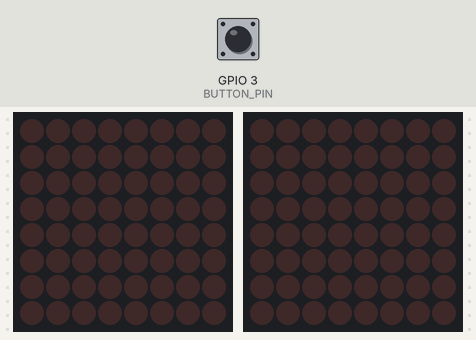
Recording of a sketch running on a simulated ESP32. On the bench: 2 × 8×8 LED matrix. Inputs (shaded band) come from the test bench; at power-on: GPIO 3 (BUTTON_PIN) HIGH. WiFi joins after 1.5 s; servers stay silent unless stated; the local clock reads 2024-03-15 10:24:30 at power-on unless the sketch sets it; EEPROM starts erased; no MQTT or app messages arrive unless stated; what the sketch prints to the serial monitor is not drawn.

Above: at 1.2 s.
1.3 s: GPIO 3 (BUTTON_PIN) pulled LOW for 0.15 s
At 2.5 s:
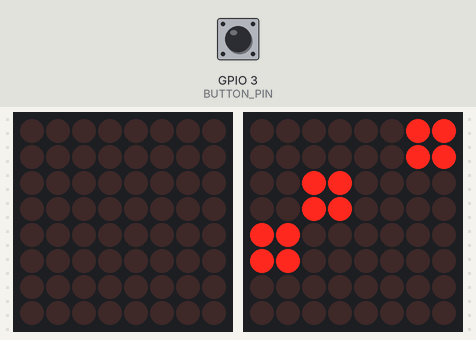
2.9 s: GPIO 3 (BUTTON_PIN) pulled LOW for 1 s
At 3.5 s:
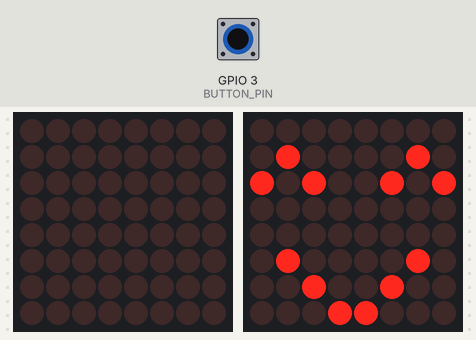
5.4 s: GPIO 3 (BUTTON_PIN) pulled LOW for 0.15 s
At 6.3 s:
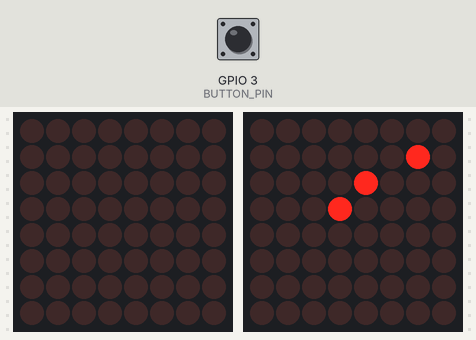
7.0 s: GPIO 3 (BUTTON_PIN) pulled LOW for 3.2 s
At 7.8 s:
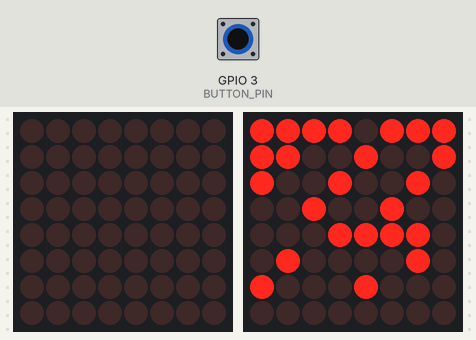
Timing chart, 0 to 10.0 s (numbered marks = the images above; inputs shaded):
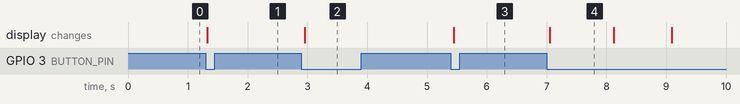

The sketch:

C5_MAX_clock.ino
```cpp
#include <MD_Parola.h>
#include <MD_MAX72xx.h>
#include <SPI.h>
#include <WiFi.h>
#include <PubSubClient.h>
#include <time.h>
#include <ArduinoJson.h>
#include <Preferences.h>
#include "mis_font.h"

// ----------------- 硬件定义 -----------------
#define HARDWARE_TYPE MD_MAX72XX::FC16_HW
#define MAX_DEVICES   1
#define DATA_PIN      24
#define CLK_PIN       23
#define CS_PIN        2
#define BUTTON_PIN    3

// ----------------- 显示对象 -----------------
MD_Parola display = MD_Parola(HARDWARE_TYPE, DATA_PIN, CLK_PIN, CS_PIN, MAX_DEVICES);
MD_MAX72XX mx = MD_MAX72XX(HARDWARE_TYPE, DATA_PIN, CLK_PIN, CS_PIN, MAX_DEVICES);

// ----------------- 状态 -----------------
volatile bool buttonIRQ = false;
unsigned long lastDebounceMillis = 0;
unsigned long lastActivityMillis = 0;
uint8_t displayStage = 0; // 0=息屏,1=时间粗,2=天气,3=多区域

volatile int currentFans = -1;
volatile int lastFans = -1;

// ----------------- MQTT -----------------
WiFiClient netClient;
PubSubClient mqtt(netClient);
Preferences prefs;

// ----------------- 配置结构体 -----------------
struct Config {
  String wifi_ssid;
  String wifi_pass;
  String mqtt_server;
  int    mqtt_port;
  String mqtt_user;
  String mqtt_pass;
  unsigned long debounceMs;
  unsigned long displayTimeoutMs;
};

Config cfg = {
  "WIFI_Demo", "18638227200",
  "192.168.124.13", 1883,
  "mqttuser", "123456",
  200, 15000
};

// ----------------- 数据结构 -----------------
typedef struct {
  uint8_t hour_ten, hour_units;
  uint8_t min_ten,  min_units;
  uint8_t sec_ten,  sec_units;
  uint8_t month_ten, month_units;
  uint8_t day_ten,   day_units;
  uint8_t temp_ten,  temp_units;
  uint8_t hum_ten,   hum_units;
  uint8_t fans_ten,  fans_units;
} show_data_s;

// ----------------- 按键 ISR -----------------
void IRAM_ATTR buttonISR() { buttonIRQ = true; }

// ----------------- 按键轮询 -----------------
bool pollButtonPressed() {
  static bool lastState = HIGH;
  bool current = digitalRead(BUTTON_PIN);
  unsigned long now = millis();
  if (current != lastState) lastDebounceMillis = now;
  if ((now - lastDebounceMillis) > cfg.debounceMs) {
    if (lastState == HIGH && current == LOW) {
      lastState = current;
      return true;
    }
  }
  lastState = current;
  return false;
}

// ----------------- 显示函数 -----------------
void drawImageEx(const uint8_t img[8], bool mirrorX = true, bool mirrorY = false)
{
  mx.clear();
  for (uint8_t row = 0; row < 8; row++) {
    uint8_t srcRow = mirrorY ? (7 - row) : row;
    uint8_t rowData = img[srcRow];
    for (uint8_t col = 0; col < 8; col++) {
      uint8_t srcBitIndex = mirrorX ? col : (7 - col);
      bool pixel = (rowData >> srcBitIndex) & 0x01;
      mx.setPoint(row, col, pixel);
    }
  }
}

void drawImage(const uint8_t img[8]) { drawImageEx(img, true, false); }

// ----------------- 通用二进制显示函数 -----------------
void displayBinaryDigits(uint8_t d1, uint8_t d2, uint8_t d3, uint8_t d4,
                         uint8_t thickness, uint8_t offsetX, uint8_t offsetY)
{
  uint8_t digits[4] = { d1, d2, d3, d4 };
  for (uint8_t c = 0; c < 4; c++) {
    for (uint8_t r = 0; r < 4; r++) {
      bool on = (digits[c] >> r) & 0x01;
      if (!on) continue;
      uint8_t baseX = offsetX + c * thickness;
      uint8_t baseY = offsetY + r * thickness;
      for (uint8_t dx = 0; dx < thickness; dx++) {
        for (uint8_t dy = 0; dy < thickness; dy++) {
          int x = baseX + dx;
          int y = baseY + dy;
          if (x < 8 && y < 8) mx.setPoint(y, x, true);
        }
      }
    }
  }
}

// ----------------- 转换函数 -----------------
show_data_s convertTimeData(struct tm* timeinfo, int temp, int hum, int fans) {
  show_data_s d;
  d.hour_ten   = timeinfo->tm_hour / 10;
  d.hour_units = timeinfo->tm_hour % 10;
  d.min_ten    = timeinfo->tm_min / 10;
  d.min_units  = timeinfo->tm_min % 10;
  d.sec_ten    = timeinfo->tm_sec / 10;
  d.sec_units  = timeinfo->tm_sec % 10;
  d.month_ten  = (timeinfo->tm_mon + 1) / 10;
  d.month_units= (timeinfo->tm_mon + 1) % 10;
  d.day_ten    = timeinfo->tm_mday / 10;
  d.day_units  = timeinfo->tm_mday % 10;
  d.temp_ten   = temp / 10;
  d.temp_units = temp % 10;
  d.hum_ten    = hum / 10;
  d.hum_units  = hum % 10;
  d.fans_ten   = fans / 10;
  d.fans_units = fans % 10;
  return d;
}

// ----------------- 配置存取 -----------------
void loadConfig() {
  String json = prefs.getString("config", "");
  if (json.length() == 0) {
    Serial.println("No config in prefs, using defaults");
    return;
  }
  Serial.printf("Config JSON from prefs: %s\n", json.c_str());
  StaticJsonDocument<512> doc;
  if (deserializeJson(doc, json) != DeserializationError::Ok) {
    Serial.println("Config JSON parse error, using defaults");
    return;
  }
  if (doc.containsKey("wifi_ssid")) cfg.wifi_ssid = doc["wifi_ssid"].as<String>();
  if (doc.containsKey("wifi_pass")) cfg.wifi_pass = doc["wifi_pass"].as<String>();
  if (doc.containsKey("mqtt_server")) cfg.mqtt_server = doc["mqtt_server"].as<String>();
  if (doc.containsKey("mqtt_port"))   cfg.mqtt_port   = doc["mqtt_port"].as<int>();
  if (doc.containsKey("mqtt_user"))   cfg.mqtt_user   = doc["mqtt_user"].as<String>();
  if (doc.containsKey("mqtt_pass"))   cfg.mqtt_pass   = doc["mqtt_pass"].as<String>();
  if (doc.containsKey("debounceMs"))  cfg.debounceMs  = doc["debounceMs"].as<unsigned long>();
  if (doc.containsKey("displayTimeoutMs")) cfg.displayTimeoutMs = doc["displayTimeoutMs"].as<unsigned long>();
}

void saveConfig() {
  StaticJsonDocument<512> doc;
  doc["wifi_ssid"] = cfg.wifi_ssid;
  doc["wifi_pass"] = cfg.wifi_pass;
  doc["mqtt_server"] = cfg.mqtt_server;
  doc["mqtt_port"] = cfg.mqtt_port;
  doc["mqtt_user"] = cfg.mqtt_user;
  doc["mqtt_pass"] = cfg.mqtt_pass;
  doc["debounceMs"] = cfg.debounceMs;
  doc["displayTimeoutMs"] = cfg.displayTimeoutMs;
  String json;
  serializeJson(doc, json);
  prefs.putString("config", json);
  Serial.printf("Config saved: %s\n", json.c_str());
}

// ----------------- MQTT回调 -----------------
void mqttCallback(char* topic, byte* payload, unsigned int length) {
  String t = String(topic);

  if (t == "devices/config") {
    String msg;
    msg.reserve(length);
    for (unsigned int i = 0; i < length; i++)
      msg += (char)payload[i];
      StaticJsonDocument<512> doc;
      if (deserializeJson(doc, msg) == DeserializationError::Ok) {
      if (doc.containsKey("wifi_ssid")) cfg.wifi_ssid = doc["wifi_ssid"].as<String>();
      if (doc.containsKey("wifi_pass")) cfg.wifi_pass = doc["wifi_pass"].as<String>();
      if (doc.containsKey("mqtt_server")) cfg.mqtt_server = doc["mqtt_server"].as<String>();
      if (doc.containsKey("mqtt_port"))   cfg.mqtt_port   = doc["mqtt_port"].as<int>();
      if (doc.containsKey("mqtt_user"))   cfg.mqtt_user   = doc["mqtt_user"].as<String>();
      if (doc.containsKey("mqtt_pass"))   cfg.mqtt_pass   = doc["mqtt_pass"].as<String>();
      if (doc.containsKey("debounceMs"))  cfg.debounceMs  = doc["debounceMs"].as<unsigned long>();
      if (doc.containsKey("displayTimeoutMs")) cfg.displayTimeoutMs = doc["displayTimeoutMs"].as<unsigned long>();

      saveConfig();
      Serial.println("Config updated from MQTT");
    } else {
      Serial.println("Config JSON parse error");
    }
  }

  // 粉丝数更新
  else if (t == "dfrobot/fans") {
    StaticJsonDocument<128> doc;
    if (deserializeJson(doc, payload, length) == DeserializationError::Ok) {
      if (doc.containsKey("fans")) {
        lastFans = currentFans;
        currentFans = doc["fans"].as<int>();
        Serial.printf("粉丝数更新: %d\n", currentFans);
      }
    } else {
      Serial.println("Fans JSON parse error");
    }
  }

  // 天气更新
  else if (t == "dfrobot/weather") {
    StaticJsonDocument<512> doc;
    if (deserializeJson(doc, payload, length) == DeserializationError::Ok) {
      if (doc.containsKey("now")) {
        JsonObject now = doc["now"];
        const char* temp     = now["temp"];
        const char* text     = now["text"];
        const char* windDir  = now["windDir"];
        const char* humidity = now["humidity"];
        const char* obsTime  = now["obsTime"];

        Serial.printf("观测时间: %s\n", obsTime);
        Serial.printf("温度: %s°C, 天气: %s\n", temp, text);
        Serial.printf("风向: %s, 湿度: %s%%\n", windDir, humidity);
      }
    } else {
      Serial.println("Weather JSON parse error");
    }
  }
}
void connectWiFi(const String& ssid, const String& pass) {
  if (ssid.length() == 0) return;
  WiFi.disconnect(true);
  WiFi.mode(WIFI_MODE_STA);
  Serial.printf("→ WiFi connecting: %s\n", ssid.c_str());
  WiFi.begin(ssid.c_str(), pass.c_str());
  unsigned long start = millis();
  while (WiFi.status() != WL_CONNECTED && millis() - start < 15000) {
    delay(200);
    Serial.print(".");
  }
  if (WiFi.status() == WL_CONNECTED) {
    Serial.printf("\n→ WiFi IP: %s\n", WiFi.localIP().toString().c_str());
  } else {
    Serial.println("\n→ WiFi failed");
  }
}

void wifiTask(void* pv) {
  const TickType_t retry = pdMS_TO_TICKS(5000);
  bool ntpDone = false;
  connectWiFi(cfg.wifi_ssid, cfg.wifi_pass);
  while (true) {
    if (WiFi.status() != WL_CONNECTED) {
      Serial.println("→ Wi‑Fi lost, retry...");
      connectWiFi(cfg.wifi_ssid, cfg.wifi_pass);
      vTaskDelay(retry);
    } else {
      if (!ntpDone) {
        configTime(8*3600, 0, "pool.ntp.org", "ntp.aliyun.com");
        Serial.println("→ NTP sync");
        ntpDone = true;
      }
      vTaskDelay(pdMS_TO_TICKS(10000));
    }
  }
}

void mqttTask(void* pv) {
  mqtt.setServer(cfg.mqtt_server.c_str(), cfg.mqtt_port);
  mqtt.setCallback(mqttCallback);
  const TickType_t tick50 = pdMS_TO_TICKS(50);
  while (true) {
    if (WiFi.status() == WL_CONNECTED) {
      if (!mqtt.connected()) {
        String clientId = "ESP32Client-" + String((uint32_t)ESP.getEfuseMac(), HEX);
        if (mqtt.connect(clientId.c_str(), cfg.mqtt_user.c_str(), cfg.mqtt_pass.c_str())) {
          mqtt.subscribe("dfrobot/fans");
          mqtt.subscribe("devices/config");
          mqtt.subscribe("dfrobot/weather");
          Serial.println("MQTT connected");
        }
      }
      mqtt.loop();
    }
    vTaskDelay(tick50);
  }
}

void setup() {
  Serial.begin(115200);
  prefs.begin("cfg", false);

  // 加载配置
  loadConfig();

  pinMode(BUTTON_PIN, INPUT_PULLUP);
  attachInterrupt(BUTTON_PIN, buttonISR, FALLING);

  display.begin();
  mx.begin();
  display.setIntensity(0);
  display.setSpeed(50);
  display.setPause(1000);
  display.setTextAlignment(PA_LEFT);

  xTaskCreate(wifiTask, "WiFi", 4096, NULL, 1, NULL);
  xTaskCreate(mqttTask, "MQTT", 4096, NULL, 1, NULL);

  mx.clear();
  displayStage = 0;
  lastActivityMillis = millis();
}

void loop() {
  bool pressed = pollButtonPressed();
  if (!pressed && buttonIRQ) {
    buttonIRQ = false;
    pressed = true;
  }

  if (pressed) {
    displayStage = (displayStage + 1) % 5; // 0~4
    lastActivityMillis = millis();
    Serial.printf("Button pressed, stage=%u\n", displayStage);
  }

  if (displayStage == 0) {
    mx.clear();
  } else {
    time_t nowt = time(nullptr);
    struct tm* timeinfo = localtime(&nowt);

    if (displayStage == 1) {
      // 粗显示：2x2，左上角 (0,0)
      show_data_s d = convertTimeData(timeinfo, 35, 92, (currentFans>=0?currentFans:59));
      mx.clear();
      displayBinaryDigits(d.hour_ten, d.hour_units,
                          d.min_ten, d.min_units,
                          2, 0, 0);
    }
    else if (displayStage == 2) {
      // 笑脸
      drawImage(IMG_XIAO[0]);
    }
    else if (displayStage == 3) {
      // 细显示：1x1，左上角 (1,1)
      show_data_s d = convertTimeData(timeinfo, 35, 92, (currentFans>=0?currentFans:59));
      mx.clear();
      displayBinaryDigits(d.hour_ten, d.hour_units,
                          d.min_ten, d.min_units,
                          1, 1, 1);
    }
    else if (displayStage == 4) {
      // 多区域显示，100ms 刷新
      static unsigned long lastUpdate = 0;
      if (millis() - lastUpdate >= 100) {
        lastUpdate = millis();
        show_data_s d = convertTimeData(timeinfo, 35, 92, (currentFans>=0?currentFans:59));

        mx.clear();
        // 月日 (0,4)
        displayBinaryDigits(d.month_ten, d.month_units,
                            d.day_ten, d.day_units,
                            1, 0, 4);

        // 时分 (4,4)
        displayBinaryDigits(d.hour_ten, d.hour_units,
                            d.min_ten, d.min_units,
                            1, 4, 4);

        // 温湿度 (0,0)
        displayBinaryDigits(d.temp_ten, d.temp_units,
                            d.hum_ten, d.hum_units,
                            1, 0, 0);

        // 粉丝+秒数 (4,0)
        displayBinaryDigits(d.fans_ten, d.fans_units,
                            d.sec_ten, d.sec_units,
                            1, 4, 0);
      }
    }
  }

  if (displayStage != 0 && millis() - lastActivityMillis > cfg.displayTimeoutMs) {
    displayStage = 0;
    mx.clear();
    Serial.println("Timeout, back to sleep");
  }

  delay(30);
}
```

mis_font.cpp
```cpp
#include "mis_font.h"

// 每个区块对应的灯珠坐标（行，列）
const uint8_t blockMap[4][4][4][2] = {
  {
    {{0,0},{0,1},{1,0},{1,1}}, {{2,0},{2,1},{3,0},{3,1}},
    {{4,0},{4,1},{5,0},{5,1}}, {{6,0},{6,1},{7,0},{7,1}}
  },
  {
    {{0,2},{0,3},{1,2},{1,3}}, {{2,2},{2,3},{3,2},{3,3}},
    {{4,2},{4,3},{5,2},{5,3}}, {{6,2},{6,3},{7,2},{7,3}}
  },
  {
    {{0,4},{0,5},{1,4},{1,5}}, {{2,4},{2,5},{3,4},{3,5}},
    {{4,4},{4,5},{5,4},{5,5}}, {{6,4},{6,5},{7,4},{7,5}}
  },
  {
    {{0,6},{0,7},{1,6},{1,7}}, {{2,6},{2,7},{3,6},{3,7}},
    {{4,6},{4,7},{5,6},{5,7}}, {{6,6},{6,7},{7,6},{7,7}}
  }
};

/* 晴 */
const uint8_t IMG_QING[][8] = {
{
  0b00000100,
  0b00011111,
  0b11101110,
  0b10111111,
  0b11101110,
  0b10101110,
  0b11101110,
  0b00001010
}};

/* 阴 */
const uint8_t IMG_YIN[][8] = {
{
  0b00000000,
  0b11001111,
  0b10101001,
  0b11001111,
  0b10101111,
  0b11001001,
  0b10001011,
  0b10010001
}};

/*多 0810364c79163c08*/
const uint8_t IMG_DUO[][8] = {
{
  0b00010000,
  0b00111100,
  0b01101000,
  0b10011110,
  0b00110010,
  0b01101100,
  0b00001000,
  0b00010000
}};

/*云 007e2204ff003c00*/
const uint8_t IMG_YUN[][8] = {
{
  0b00010000,
  0b00111100,
  0b01101000,
  0b10011110,
  0b00110010,
  0b01101100,
  0b00001000,
  0b00010000
}};

/*雨 89ed9bad9bff08ff*/
const uint8_t IMG_YU[][8] = {
{
  0b11111111,
  0b00010000,
  0b11111111,
  0b11011001,
  0b10110101,
  0b11011001,
  0b10110111,
  0b10010001
}};

/*雪 fffcff4cabff087e*/
const uint8_t IMG_XUE[][8] = {
{
  0b01111110,
  0b00010000,
  0b11111111,
  0b11010101,
  0b00110010,
  0b11111111,
  0b00111111,
  0b11111111
}};

/*雾 */
const uint8_t IMG_WU[][8] = {
{
  0b01111110,
  0b00010000,
  0b11111111,
  0b10110101,
  0b01111000,
  0b11111111,
  0b00111100,
  0b11001100
}};

/*爱心 00183c7effff6600*/
const uint8_t IMG_XIN[][8] = {
{
  0b00000000,
  0b01100110,
  0b11111111,
  0b11111111,
  0b01111110,
  0b00111100,
  0b00011000,
  0b00000000
}};

/*笑脸 1824420000a54200*/
const uint8_t IMG_XIAO[][8] = {
{
  0b00000000,
  0b01000010,
  0b10100101,
  0b00000000,
  0b00000000,
  0b01000010,
  0b00100100,
  0b00011000
}};

/*wifi 0018003c42bd423c*/
const uint8_t IMG_WIFI[][8] = {
{
  0b00111100,
  0b01000010,
  0b10111101,
  0b01000010,
  0b00111100,
  0b00000000,
  0b00011000,
  0b00000000
}};

/*息屏 或者用清函数*/
const uint8_t IMG_CLEAR[][8] = {
{
  0b00000000,
  0b00000000,
  0b00000000,
  0b00000000,
  0b00000000,
  0b00000000,
  0b00000000,
  0b00000000
}};
```

mis_font.h
```cpp
#ifndef __MIS_FONT_H
#define __MIS_FONT_H

#include <Arduino.h>

extern const uint8_t blockMap[4][4][4][2];

extern const uint8_t IMG_QING[][8];
extern const uint8_t IMG_YIN[][8];
extern const uint8_t IMG_DUO[][8];
extern const uint8_t IMG_YUN[][8];
extern const uint8_t IMG_YU[][8];
extern const uint8_t IMG_XUE[][8];
extern const uint8_t IMG_XIN[][8];
extern const uint8_t IMG_XIAO[][8];
extern const uint8_t IMG_WIFI[][8];
extern const uint8_t IMG_CLEAR[][8];
extern const uint8_t IMG_WU[][8];
#endif
```

Measured:
- after the input at 1.3 s, the display: changes at once (image 1)
- after the input at 2.9 s, the display: changes after 0.06 s (image 2)
- after the input at 5.4 s, the display: changes after 0.05 s (image 3)
- after the input at 7.0 s, the display: changes after 0.05 s (image 4)
- what the display in image 4 shows lasts 1.0 s, from 7.1 s to 8.1 s
